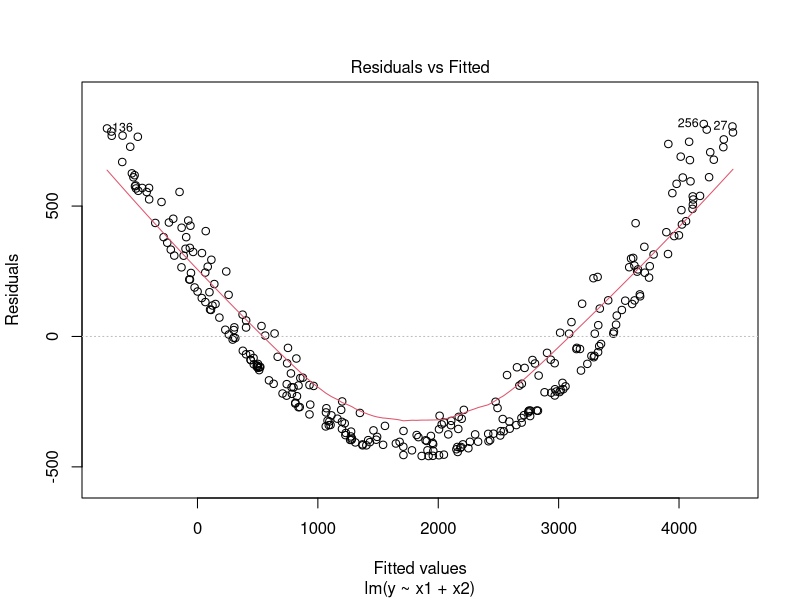
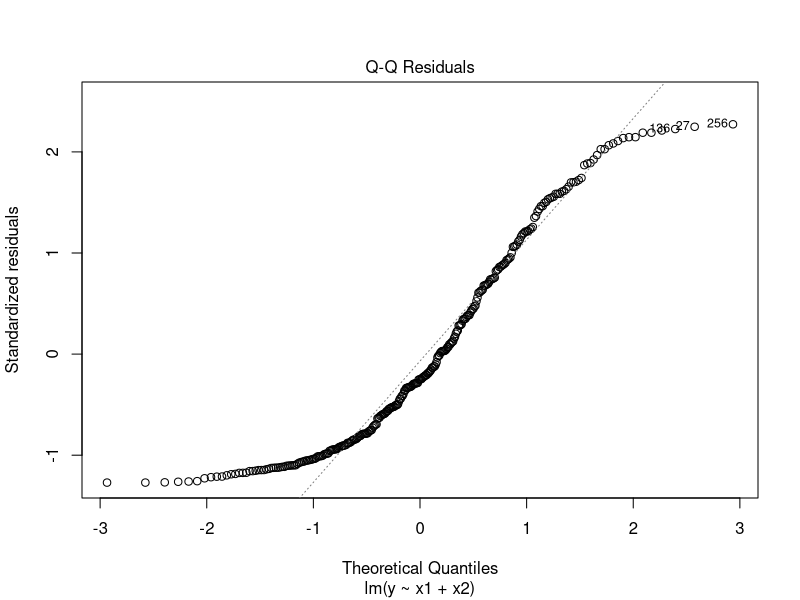
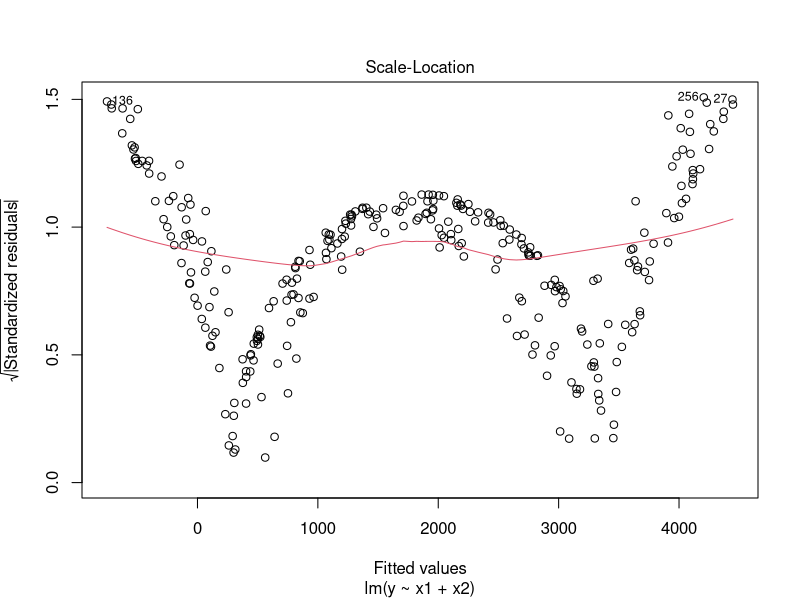
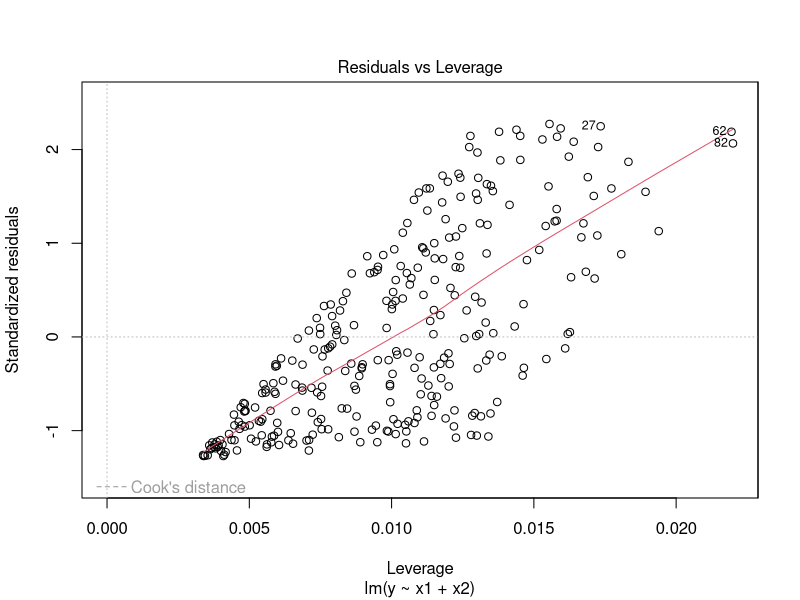

Write the R code that produced these figures, in order.
x1 = runif(300,0,10)
x2 = runif(300,0,100)
X = data.frame(x1=x1,x2=x2)

# centre reduire nos valeurs
X = scale(X)

meanSd = (sd(X[,1]) + sd(X[,2])) /2
epsilon = rnorm(1,mean=0,sd=meanSd)
intercept = runif(1,0,50)

y = intercept + 4*x1^2 + 0.5*x2^2  

reg.smsa <- lm(y~x1+x2)
print(summary(reg.smsa))
plot(reg.smsa)

x0 =  data.frame(x1 = runif(1,0,10), x2 = runif(1,0,100))
print(x0)

print(predict(reg.smsa, int="c", newdata = x0))
